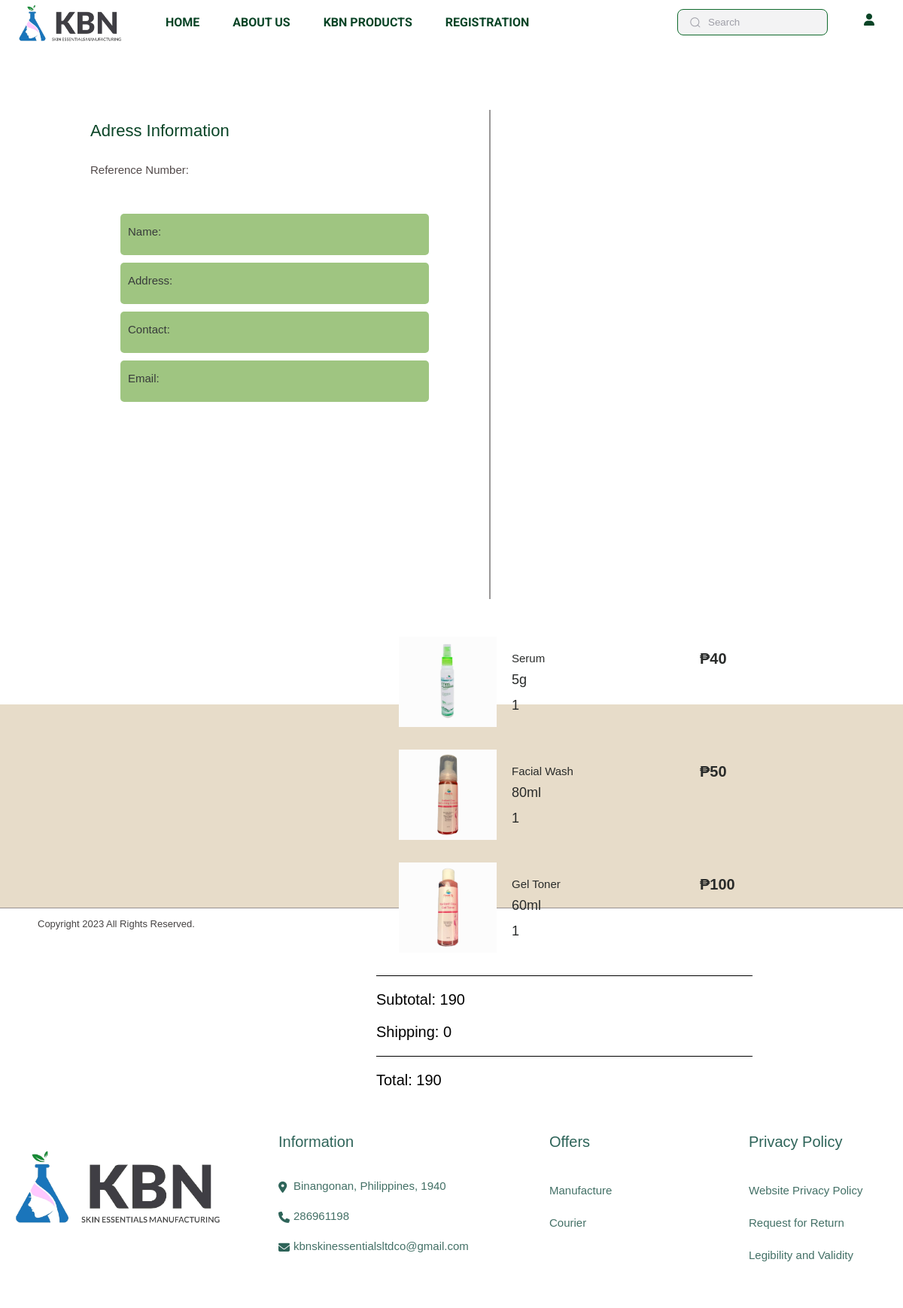
The page /purchaseRecord/toPayProductInfo.php?ref=ref2 on the database its author committed.
### tables this page shows
CREATE TABLE `tblordercheckoutdata` (
  `OrderRefNumber` varchar(100) NOT NULL,
  `ProductName` varchar(100) NOT NULL,
  `volume` varchar(100) NOT NULL,
  `Quantity` int(11) NOT NULL,
  `Price` int(11) NOT NULL
);

CREATE TABLE `tblproducts` (
  `prodID` int(11) NOT NULL,
  `prodImg` varchar(100) NOT NULL,
  `prodName` varchar(100) NOT NULL,
  `prodPrice` int(11) NOT NULL,
  `prodVolume` varchar(100) DEFAULT NULL,
  `Quantity` int(11) DEFAULT NULL,
  `Sold` int(11) DEFAULT NULL,
  `prodCategory` varchar(100) NOT NULL,
  `Description` text DEFAULT NULL,
  `Ingredients` text DEFAULT NULL,
  `Howtouse` text DEFAULT NULL
);

### purchaseRecord/toPayProductInfo.php (the view, shortened to what this page needs)
<!DOCTYPE html>
<html>
<head>
    <link rel="stylesheet" href="https://cdnjs.cloudflare.com/ajax/libs/font-awesome/6.3.0/css/all.min.css" />
    <link rel="stylesheet" href="../css/style.css">
</head>
<body>
    <div class="log">
        <?php include('../includesPHP/topNav.php')?>
    </div>
    <br><br>
    <div class="toPayProductInfo">
        <div class="prToPayClientInfo">
            <?php
                $ref = $_GET['ref'];
                $uID = $_SESSION['userID'];
                $sql = "SELECT DISTINCT a.OrderRefNumber, a.address, a.contact, a.email, CONCAT(b.Firstname, ' ' ,b.Lastname) AS Fullname
                FROM tblordercheckout AS a
                JOIN tblcustomerinformation AS b ON a.UserID = b.UserID WHERE a.OrderRefNumber = '$ref' AND b.UserID = '$uID'";
                $result = $conn->query($sql);
                $row = $result->fetch_assoc();
            ?>
            <p class="deliveryTitle">Adress Information</p>
            <p class="refNumber">Reference Number: <?php echo $row['OrderRefNumber']?></p>
            <p class="clientInfo">Name: <?php echo $row['Fullname']?></p>
            <p class="clientAddress">Address: <?php echo $row['address']?></p>
            <p class="clientNo">Contact: <?php echo $row['contact']?></p>
            <p class="clientEmailAddress">Email: <?php echo $row['email']?></p>
        </div>
        <div class="toPayProductDetailsTP">
            <div class="toPayProductDetailsScroll">
            <?php
                $Subtotal = 0;
                $datatoPayProdInfo = array();
                $sql = "SELECT b.OrderRefNumber, a.ProductName, a.volume, a.Price, a.Quantity, c.prodImg
                FROM tblordercheckoutdata AS a
                JOIN tblorderstatus AS b ON a.OrderRefNumber = b.OrderRefNumber
                JOIN tblproducts AS c ON a.ProductName = c.prodName AND a.volume = c.prodVolume
                WHERE b.OrderRefNumber = '$ref' AND a.OrderRefNumber = '$ref'";
                $result = $conn->query($sql);
                if (mysqli_num_rows($result) > 0) {
                    while ($row = mysqli_fetch_assoc($result)) {
                        $datatoPayProdInfo[] = $row;
                    }
                }
                for($i = 0; $i < count($datatoPayProdInfo); $i++){
                    $prodImg = $datatoPayProdInfo[$i]['prodImg'];
                    $prodName = $datatoPayProdInfo[$i]['ProductName'];
                    $prodVolume = $datatoPayProdInfo[$i]['volume'];
                    $prodPrice = $datatoPayProdInfo[$i]['Price'];
                    $prodQuantity = $datatoPayProdInfo[$i]['Quantity'];
                    echo "<div class='toPayProductSeparator'>";
                    echo "<div class='itemPicture'><img class='sampleImg' src='../Products/resources/" . $prodImg . "' alt='prodImg.png'></div>";
                    echo "<p class='productName'>$prodName</p>";
                    echo "<p class='productWeight'>$prodVolume</p>";
                    echo "<p class='productPrice'>₱$prodPrice</p>";
                    echo "<p class='productQuantity'>$prodQuantity</p>";
                    echo "</div>";
                    $Subtotal += $prodPrice * $prodQuantity;
                }
            ?>
            </div>
            <?php
            $shipping = 0;
            $totalAmount = $shipping + $Subtotal;
            ?>
            <div class="totalAmountCon">
                    <p class="amount" id="subTotal">Subtotal: <?php echo $Subtotal?></p>
                    <p class="amount" id="shipping">Shipping: <?php echo $shipping?></p>
            </div>
            <p class="totalAmount" id="totalAmount">Total: <?php echo $totalAmount?></p>
        </div>
    </div>
    <?php include('../includesPHP/footer.php')?>
</body>
</html>

### css/style.css (style rules this page uses)
body { margin: 0px auto 0px auto; font-family: Arial, Helvetica, sans-serif; width: 100%; }
.itemPicture { height: 120px; width: 130px; background-color: #fcfcfc; margin-left: 30px; text-align: center; }
.sampleImg { width: auto; height: 120px; }
#checkOutCon, .toPayProductInfo { width: 100%; height: 800px; margin: -500px auto auto auto; }
.deliveryAdd, .prToPayClientInfo { border-right: 2px solid rgb(153, 151, 151); height: 650px; width: 550px; margin: 10px auto 50px 100px; float: left; left: 0px; }
.deliveryTitle { font-size: 22px; color: rgb(9, 68, 38); margin: 15px auto 30px 20px; }
.clientInfo, .clientAddress, .clientNo, .clientAddress, .zipCode, .clientEmailAddress { font-size: 15px; color: rgb(55, 59, 58); margin: 10px auto 5px 60px; width: 400px; height: 40px; padding-top: 15px; padding-left: 10px; background-color: #9fc581; border-radius: 5px; }
.productDetailsCon, .toPayProductDetailsTP { height: 640px; width: 500px; margin-right: 200px; float: right; }
.productDetails, .toPayProductDetailsScroll { height: 450px; border-bottom: 1px solid black; overflow: hidden; overflow-y: scroll; }
.toPayProductSeparator { height: 150px; }
.totalAmountCon { width: 100%; border-bottom: 1px solid black; }
.productName { font-size: 15px; color: rgb(41, 43, 42); margin: -100px auto auto 180px; }
.productWeight { font-size: 18px; color: rgb(41, 43, 42); margin: 10px auto auto 180px; }
.productPrice { font-size: 20px; font-weight: bold; color: rgb(41, 43, 42); margin: -50px auto auto 430px; }
.productQuantity { font-size: 18px; color: rgb(41, 43, 42); margin: 40px auto auto 180px; }
p { font-size: 20px; }
.log { height: 600px; width: 100%; }
.refNumber { font-size: 15px; margin: 30px auto 50px 20px; color: #524a4a; }

### rows shown on the page
tblordercheckoutdata: tblproducts.prodImg (picture), ProductName "Serum", volume "5g", Price "40", Quantity "1"
tblordercheckoutdata: tblproducts.prodImg (picture), ProductName "Facial Wash", volume "80ml", Price "50", Quantity "1"
tblordercheckoutdata: tblproducts.prodImg (picture), ProductName "Gel Toner", volume "60ml", Price "100", Quantity "1"

### other values the page prints
$Subtotal "190"
$shipping "0"
$totalAmount "190"
